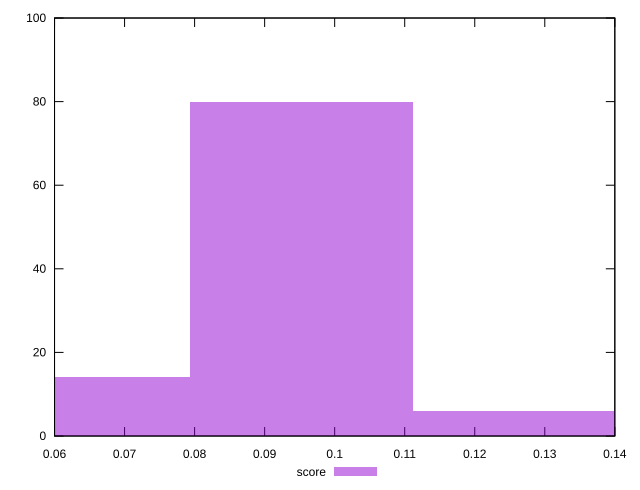

Write the gnuplot code that produced this figure.
reset

$score <<EOF
0.09526528082019942 80
0.06351018721346628 14
0.12702037442693256 6
EOF

set key outside below
set boxwidth 0.03175509360673314
set xrange [0.06:0.14]
set yrange [0:100]
set trange [0:100]
set style fill transparent solid 0.5 noborder
set terminal svg size 640, 490 enhanced background rgb 'white'
set output "reports/report_00027_2021-02-24T12-40-31.850Z/interactive/samples/music/score/histogram.svg"

plot $score title "score" with boxes

reset
